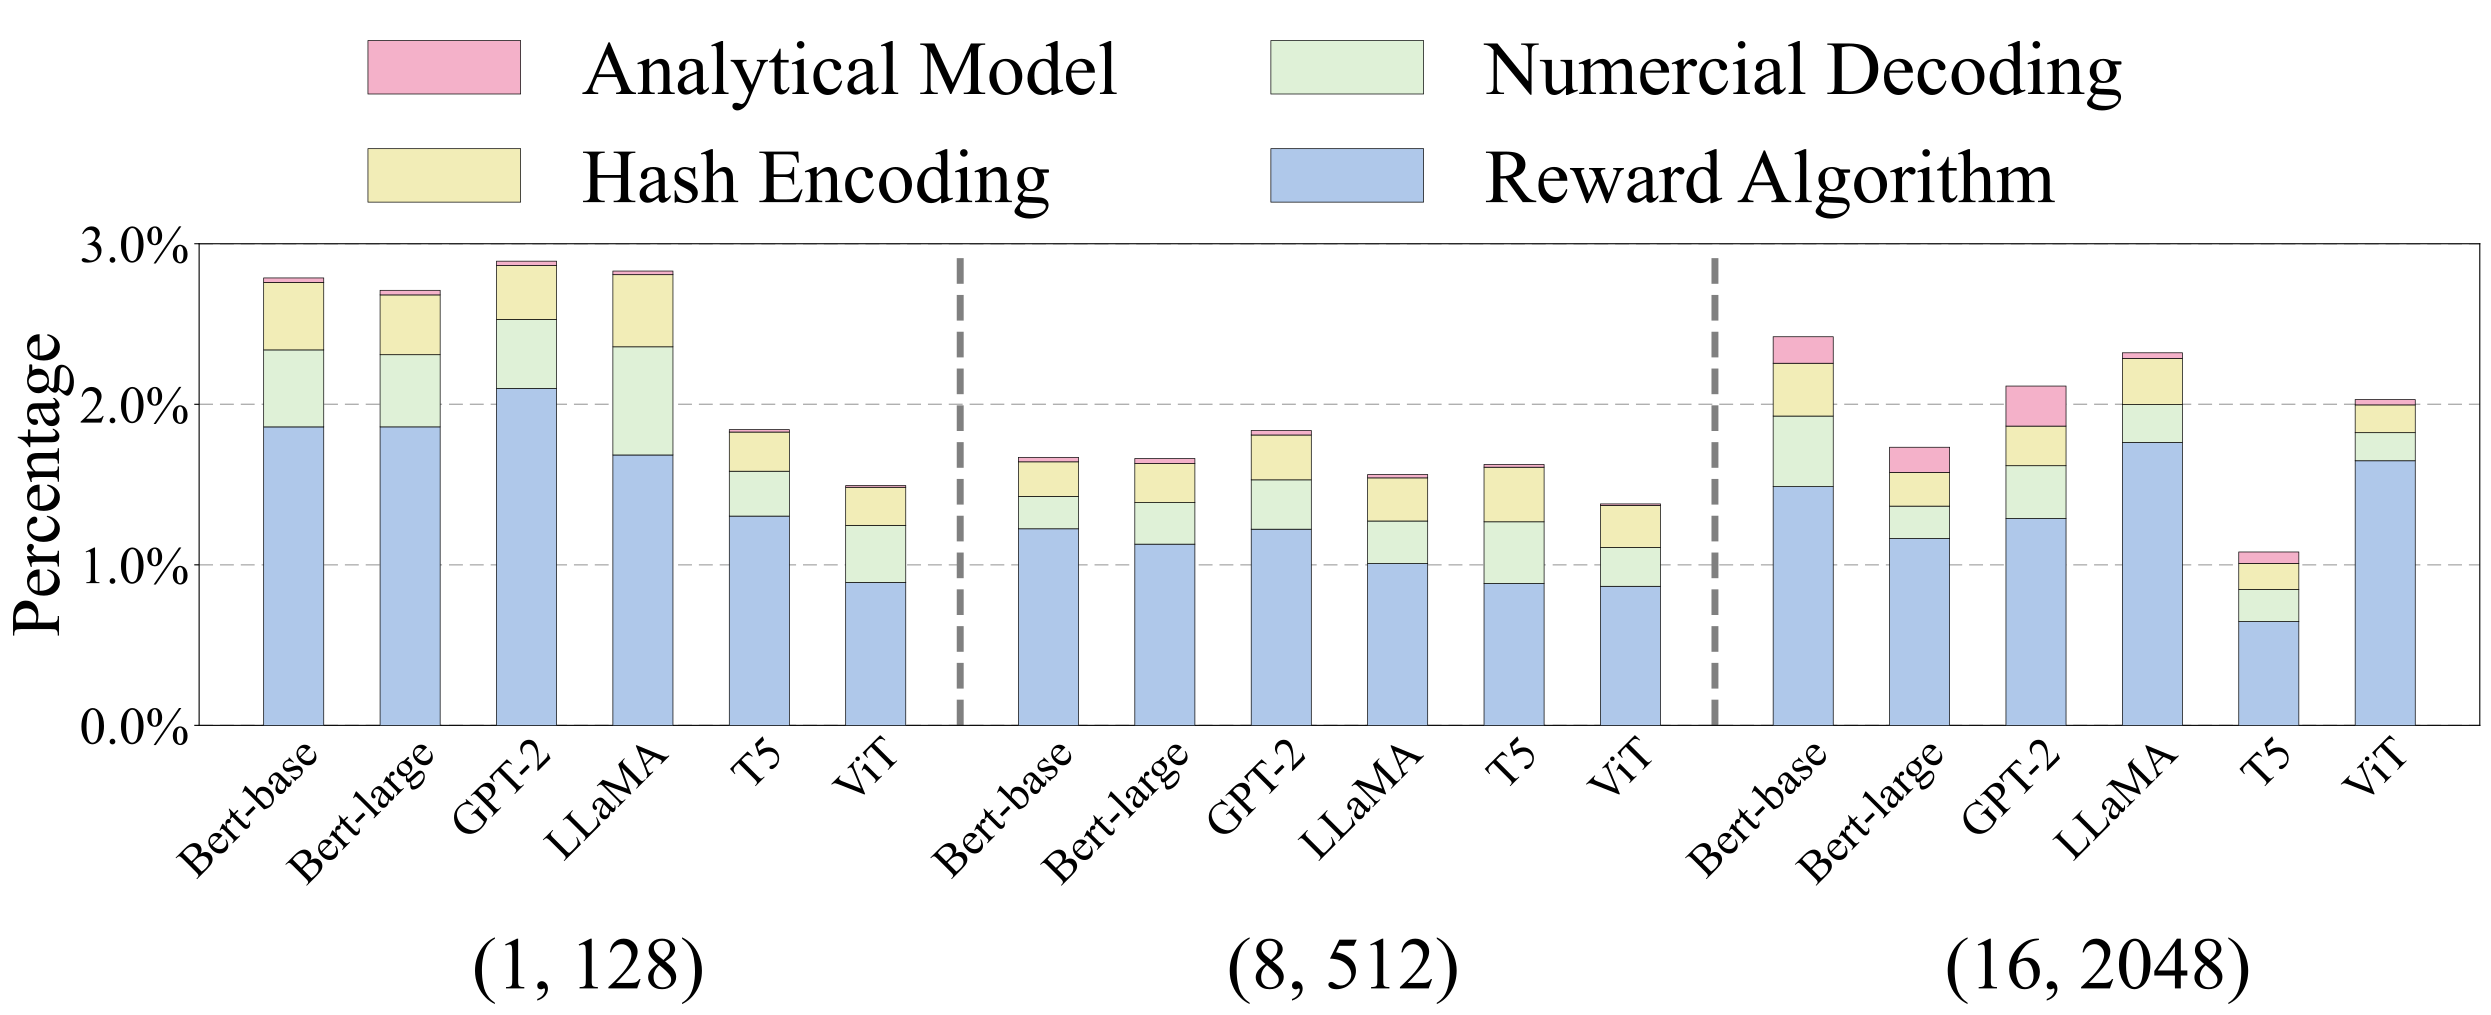

Write Python code to recreate this figure.
# import pandas as pd
import matplotlib.pyplot as plt
import matplotlib.ticker as mtick
import numpy as np
from matplotlib import rcParams
from matplotlib import transforms

rcParams['font.family'] = 'Times New Roman'


import csv
import json


def parse_csv(file_path):

    data = {}


    with open(file_path, mode='r', encoding='utf-8') as csvfile:
        reader = csv.DictReader(csvfile)

        for row in reader:

            batch_size = row['Batch Size']
            seq_length = row['Sequence Length']
            key = f"({batch_size},{seq_length})"


            if key not in data:
                data[key] = {}


            model = row['Model']


            if model not in data[key]:
                data[key][model] = {}


            for column in ['Analytical Model', 'Hash Encoding', 'Numercial Decoding', 'Reward Algorithm', 'STOF']:

                value = float(row[column]) if '.' in row[column] else int(row[column])
                data[key][model][column] = value

    return data


import argparse
parser = argparse.ArgumentParser(description='Plot overhead analysis')
parser.add_argument('--file_path1', default="overhead_analysis.csv",)
args = parser.parse_args()
data =parse_csv(args.file_path1)
# print(data)

newdata = {}
for bs_seq in data:
    newdata[bs_seq] = {}
    for model in data[bs_seq]:
        total = data[bs_seq][model]["STOF"]
        newdata[bs_seq][model] = {
            "Analytical Model": data[bs_seq][model]["Analytical Model"] / total,
            "Hash Encoding": data[bs_seq][model]["Hash Encoding"] / total,
            "Numercial Decoding": data[bs_seq][model]["Numercial Decoding"] / total,
            "Reward Algorithm": data[bs_seq][model]["Reward Algorithm"] / total
        }


categories = ['Reward Algorithm', 'Numercial Decoding', 'Hash Encoding', 'Analytical Model']
colors = ['#afc8ea', '#dff1d7', '#f2edb7', '#f4b1c9']
model_order = ['Bert-base', 'Bert-large', 'GPT-2',  'LLaMA' ,'T5','ViT']
bs_seq_order = ['(1, 128)', '(8, 512)', '(16, 2048)']


fig, ax = plt.subplots(figsize=(25, 7))

bar_width = 0.16
model_gap = 0.150
group_gap = 0.3

positions = []
x_labels = []
group_boundaries = []

current_pos = 0
for idx, bs_seq in enumerate(bs_seq_order):
    group_positions = []
    for i in range(len(model_order)):
        group_positions.append(current_pos + i * (bar_width + model_gap))

    positions.extend(group_positions)
    group_width = (len(model_order) - 1) * (bar_width + model_gap) + bar_width
    group_boundaries.append(current_pos + group_width / 2)
    current_pos += group_width + group_gap
    x_labels.extend(model_order)


bottom = np.zeros(len(positions))
for i, cat in enumerate(categories):
    heights = []
    for bs_seq in bs_seq_order:
        for model in model_order:
            heights.append(newdata[bs_seq][model][cat] * 100)
    ax.bar(positions, heights, bar_width,
           bottom=bottom, color=colors[i],
           edgecolor='black', linewidth=0.5,
           label=cat,zorder=3)
    bottom += heights


ax.set_ylabel('Percentage', fontsize=58)
ax.yaxis.set_major_formatter(mtick.PercentFormatter(decimals=1))
ax.set_ylim(0, 3)
ax.tick_params(axis='y', labelsize=38)


ax.yaxis.grid(True, linestyle=(0, (10, 5)), linewidth=1)


ax.set_xticks([])
ax.set_xticklabels([])


x_labelss=  ['BERT-Base', 'BERT-Large', 'GPT-2',  'LLaMA' ,'T5', 'ViT']
# print(positions)
for pos, label,i in zip(positions, x_labels,range(18)):

    ax.text(
        x=pos+0.09,
        y=-0.016,
        s=x_labelss[i%6],
        rotation=45,
        ha='right',
        va='top',
        fontsize=43,
        transform=ax.get_xaxis_transform()
    )

for label in ax.get_xticklabels():
    x_pos = label.get_position()[0]

    label.set_transform(ax.transData )


for center, label in zip(group_boundaries, bs_seq_order):
    fig.text(
        x=center-0.07,
        y=-0.60,
        s=label,
        ha='center',
        va='top',
        fontsize=58,
        transform=ax.get_xaxis_transform(),
        clip_on=False
    )


for boundary in group_boundaries[:-1]:
    ax.axvline(
        boundary + group_gap / 2+0.77,
        color='grey',
        linestyle='--',
        linewidth=5,
        ymax=0.98
    )


handles, labels = ax.get_legend_handles_labels()
handles = handles[::-1]
labels=labels[::-1]
legend = fig.legend(
    handles=handles,
    labels=labels,
    ncol=2,
    bbox_to_anchor=(0.5, 1.37),
    loc='upper center',
    fontsize=60,
    edgecolor='black',
    framealpha=1,
    frameon=False
)
ax.margins(x=0.03)
plt.tight_layout()
plt.savefig('5-ablation.pdf', dpi=450, bbox_inches='tight')
